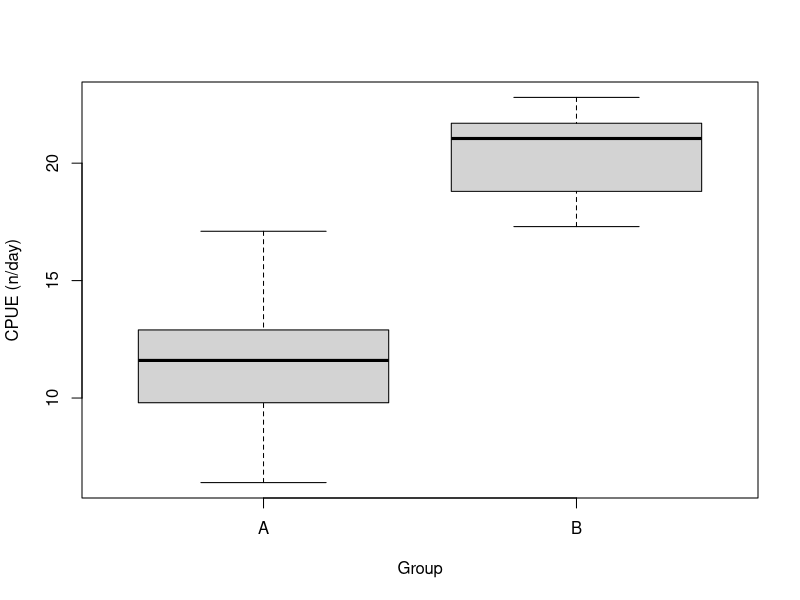

R code for this plot:
## ---- chunk 1
knitr::opts_chunk$set(echo = TRUE)
## ---- chunk 2
dat2 = data.frame(cpue = c(8.9,11.9,11.3,13.2,10.2,9.8,6.4,12.9,12.9,17.1,
                             21.7,22.3,21.2,20.9,18.8,20.9,17.3,18.4,22.8,21.3),
                  group = c("A","A","A","A","A","A","A","A","A","A",
                           "B","B","B","B","B","B","B","B","B","B"))
## ---- chunk 3
dat2
## ---- chunk 4
#Average CPUE per group
tapply(X = dat2$cpue, INDEX = dat2$group, FUN = mean)

#Standard deviation of CPUE per group
tapply(X = dat2$cpue, INDEX = dat2$group, FUN = sd)

## ---- chunk 5
boxplot(dat2$cpue~dat2$group,
        ylab = "CPUE (n/day)", xlab = "Group")
## ---- chunk 6
res2 = t.test(dat2$cpue~dat2$group, var.equal=TRUE)
res2
